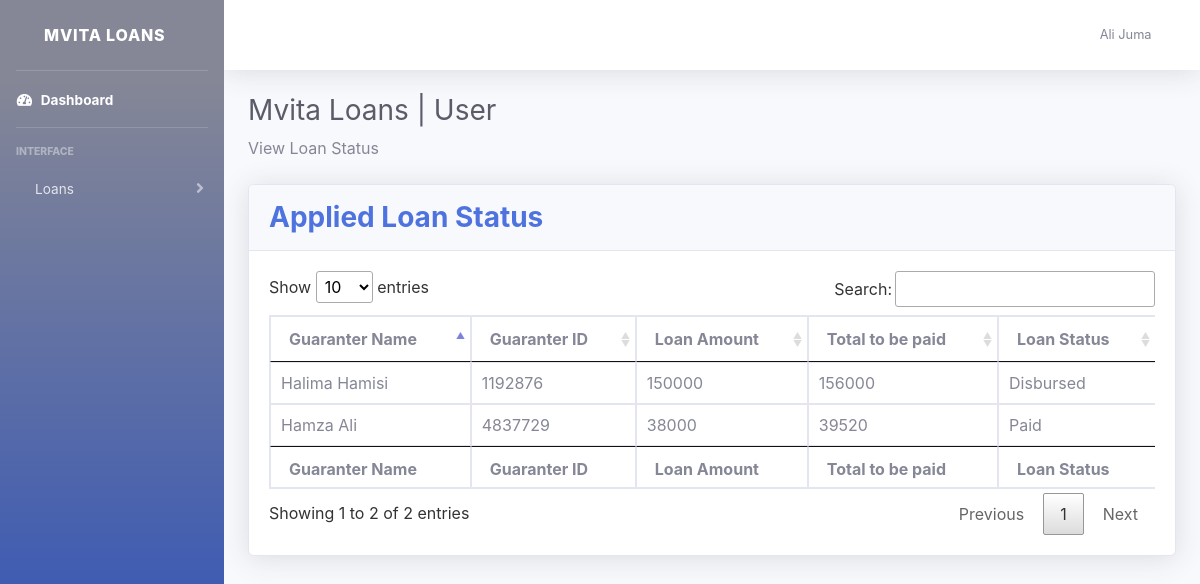
/users/dashboard/loanStat.php (signed in), run on the app's committed database.
### tables this page shows
CREATE TABLE `borrowers` (
  `id` int(11) NOT NULL,
  `user_id` int(11) NOT NULL,
  `ward_id` int(11) NOT NULL,
  `residence` varchar(255) NOT NULL,
  `guaranter_fullname` varchar(255) NOT NULL,
  `guaranter_id` int(11) NOT NULL,
  `loan_type` varchar(255) NOT NULL,
  `amount` int(11) NOT NULL,
  `loanPlan_id` int(11) NOT NULL,
  `totalPay` int(11) NOT NULL,
  `approval_status` varchar(255) NOT NULL,
  `application_date` timestamp NOT NULL DEFAULT current_timestamp() ON UPDATE current_timestamp()
);

### users/dashboard/loanStat.php (the view, shortened to what this page needs)
<?php
include "../includes/dashboard-header.php";
?>
<body id="page-top">
    <div id="wrapper">
        <?php include_once "partials/sidebar.php"; ?>
        <div id="content-wrapper" class="d-flex flex-column">
            <div id="content">
                <?php include_once "partials/navbar.php"; ?>
                <div class="container-fluid">
                    <h1 class="h3 mb-2 text-gray-800">Mvita Loans | User</h1>
                    <p class="mb-4"> View Loan Status</p>
                    <div class="view-splitter">
                        <div class="card shadow mb-4 loan_status">
                            <div class="card-header py-3">
                                <h3 class="m-0 font-weight-bold text-primary">Applied Loan Status</h3>
                            </div>
                            <div class="card-body">
                                <div class="table-responsive">
                                    <table class="table table-bordered" id="dataTable" width="100%" cellspacing="0">
                                        <thead>
                                            <tr>
                                                <th>Guaranter Name</th>
                                                <th>Guaranter ID</th>
                                                <th>Loan Amount</th>
                                                <th>Total to be paid</th>
                                                <th>Loan Status</th>
                                            </tr>
                                        </thead>
                                        <tfoot>
                                        <tr>
                                            <th>Guaranter Name</th>
                                            <th>Guaranter ID</th>
                                            <th>Loan Amount</th>
                                            <th>Total to be paid</th>
                                            <th>Loan Status</th>
                                        </tr>
                                        </tfoot>
                                        <?php
                                            $selUser = "SELECT id from users WHERE Fullname = '{$_SESSION['user_name']}'";
                                            $run = mysqli_query($mysqli, $selUser);
                                            $justRow = mysqli_fetch_assoc($run);
                                            $user_id = $justRow['id'];
                                            $selPlan = "SELECT * FROM borrowers WHERE user_id = $user_id";
                                            $ret = mysqli_query($mysqli, $selPlan);
                                        ?>
                                        <tbody>
                                            <?php while($row = mysqli_fetch_assoc($ret)): ?>
                                                <tr>
                                                    <td><?php echo $row['guaranter_fullname']; ?></td>
                                                    <td><?php echo $row['guaranter_id']; ?></td>
                                                    <td><?php echo $row['amount']; ?></td>
                                                    <td><?php echo $row['totalPay']; ?></td>
                                                    <td><?php echo $row['approval_status']; ?></td>
                                                </tr>
                                            <?php endwhile; ?>
                                        </tbody>
                                    </table>
                                </div>
                            </div>
                        </div>
                    </div>
                </div>
            </div>
        </div>
    </div>
</body>
</html>

### data on the page
borrowers: guaranter_fullname "Hamza Ali", guaranter "4837729", amount "38000", totalPay "39520", approval_status "Paid"
borrowers: guaranter_fullname "Halima Hamisi", guaranter "1192876", amount "150000", totalPay "156000", approval_status "Disbursed"

### other printed values
$_SESSION['user_name'] "Ali Juma"
